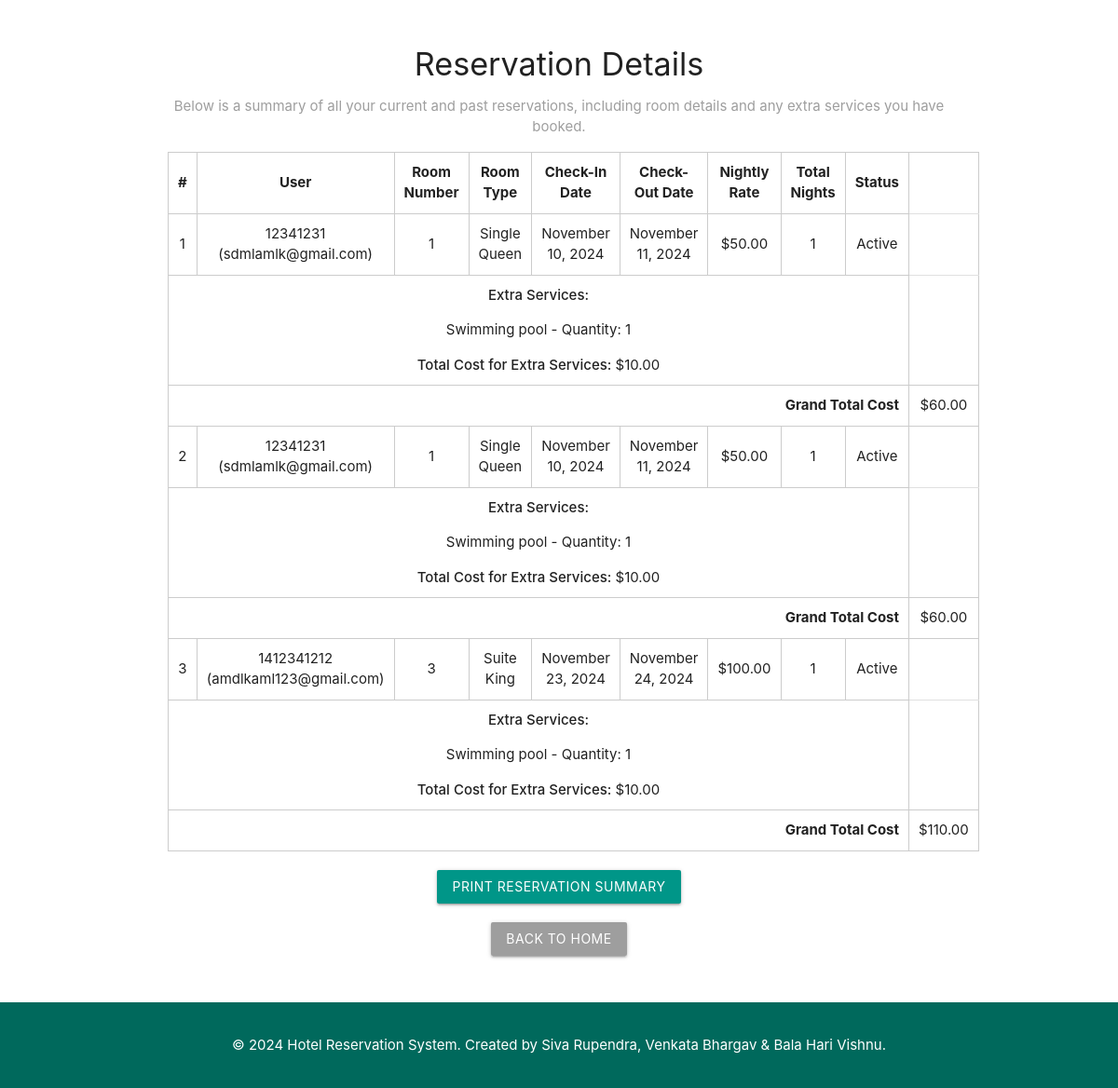
Screenshot of /hotel/customer/bookings/ (signed in) with the database file from the repository.
### hotel_app/models.py (models this page shows, shortened)
class Reservation(models.Model):
    customer = models.ForeignKey('Customer', on_delete=models.CASCADE)  # Customer who made the reservation
    room = models.ForeignKey('Room', on_delete=models.SET_NULL, null=True)  # Room reserved by the customer
    date_in = models.DateField()  # Check-in date
    date_out = models.DateField()  # Check-out date
    total_cost = models.DecimalField(null=True,max_digits=8, decimal_places=2)  # Total cost for the stay
    is_active = models.BooleanField(default=True)  # Status of the reservation
    def calculate_total_nights(self):
        return (self.date_out - self.date_in).days

class Customer(AbstractUser):
    first_name = models.CharField(max_length=60, null=True)  # Customer's first name
    last_name = models.CharField(max_length=30, null=True)  # Customer's last name
    email = models.CharField(max_length=100, null=True)  # Customer's email address
    mobile_number = models.CharField(max_length=12, null=True)  # Customer's contact room_num
    address1 = models.CharField(max_length=255, blank=True)  # Street address, e.g., "123 Main St"
    apt_number = models.CharField(max_length=10, blank=True, null=True)  # Apartment or unit number
    city = models.CharField(max_length=100, blank=True)  # City of residence
    state = models.CharField(max_length=50, blank=True)  # State of residence
    zip_code = models.CharField(max_length=10, blank=True)  # ZIP or postal code
    created_at = models.DateTimeField(default=timezone.now)  # Date and time when the profile was created
    updated_at = models.DateTimeField(auto_now=True)  # Date and time when the profile was last modified
    def __str__(self):
        return f"{self.username} ({self.email})"

class Room(models.Model):
    HOTEL_ROOM_CHOICES = (
        ('SQN', 'Single Queen'),
        ('SKN', 'Single King'),
        ('DQN', 'Double Queen'),
        ('DKN', 'Double King'),
        ('SKS', 'Suite King'),
    )
    room_num = models.CharField(max_length=5, unique=True)  # Unique room number identifier
    room_type = models.CharField(max_length=3, choices=HOTEL_ROOM_CHOICES)  # Type of room, e.g., Single Queen
    room_capacity = models.IntegerField(null=True)  # Maximum number of occupants for the room
    price_per_night = models.DecimalField(max_digits=6, decimal_places=2)  # Nightly rate for the room
    is_available = models.BooleanField(default=True)  # Availability status of the room
    image = models.ImageField(upload_to='room_images/', null=True, blank=True)  # Image of the room
    details = models.TextField(null=True, blank=True)  # Additional room details, if any
    mark_not_active = models.BooleanField(default=False)

class ReservationService(models.Model):
    reservation = models.ForeignKey(Reservation, related_name='reservation_services', on_delete=models.CASCADE, null=True)
    extra_service = models.ForeignKey(Services, on_delete=models.CASCADE, null=True)
    count = models.PositiveIntegerField(default=1)  # Quantity of the service booked
    date_joined = models.DateTimeField(default=timezone.now)  # When the service was added to the reservation
    last_updated = models.DateTimeField(auto_now=True)  # When the reservation service details were last updated

class Services(models.Model):
    name = models.CharField(max_length=100)  # Name of the service, e.g., "Jacuzzi", "Extra Bed"
    rate_per_night = models.DecimalField(max_digits=6, decimal_places=2)  # Cost per night for the service
    created_at = models.DateTimeField(default=timezone.now)  # Date when the service was added to the system
    service_details = models.CharField(max_length=100, null=True)  # Brief description of the service

### hotel_app/views.py (the view)
# urls.py: path('hotel/customer/bookings/', customer_reservations, name='user_bookings'),  # View customer reservations
def customer_reservations(request):
    is_admin = request.user.is_staff  # Check if the user is an admin
    bookings_with_services = get_bookings_with_services(request.user, is_admin=is_admin)
    return render(request, 'reservations.html', {'bookings_with_services': bookings_with_services})

### hotel_app/views.py (called while the page is built)
def get_bookings_with_services(user, is_admin=False):
    bookings = Reservation.objects.all() if is_admin else Reservation.objects.filter(customer=user)
    bookings_with_services = []
    for booking in bookings:
        total_nights = 1
        room_cost = booking.room.price_per_night * total_nights if booking.room else Decimal(0)
        booking_services = booking.reservation_services.all()
        total_service_cost = sum(service.extra_service.rate_per_night * service.count for service in booking_services)
        grand_total = room_cost + total_service_cost
        bookings_with_services.append({
            'booking': booking,
            'booking_services': booking_services,
            'total_service_cost': total_service_cost,
            'grand_total': grand_total
        })
    return bookings_with_services

### hotel_app/templates/reservations.html (shortened to what this page needs)
<!DOCTYPE html>
<html lang="en">
<head>
    <link rel="stylesheet" href="https://cdnjs.cloudflare.com/ajax/libs/materialize/1.0.0/css/materialize.min.css">
</head>
<body>
<div class="container">
    <h4 class="center-align">Reservation Details</h4>
    <p class="center-align grey-text">Below is a summary of all your current and past reservations, including room details and any extra services you have booked.</p>
    {% if bookings_with_services %}
    <table class="highlight centered responsive-table">
        <thead>
            <tr>
                <th>#</th>
                <th>User</th>
                <th>Room Number</th>
                <th>Room Type</th>
                <th>Check-In Date</th>
                <th>Check-Out Date</th>
                <th>Nightly Rate</th>
                <th>Total Nights</th>
                <th>Status</th>
            </tr>
        </thead>
        <tbody>
            {% for booking_info in bookings_with_services %}
            <tr>
                <td>{{ booking_info.booking.pk }}</td>
                <td>{{ booking_info.booking.customer }}</td>
                <td>{{ booking_info.booking.room.room_num }}</td>
                <td>{{ booking_info.booking.room.get_room_type_display }}</td>
                <td>{{ booking_info.booking.date_in|date:"F d, Y" }}</td>
                <td>{{ booking_info.booking.date_out|date:"F d, Y" }}</td>
                <td>${{ booking_info.booking.room.price_per_night }}</td>
                <td>{{ booking_info.booking.calculate_total_nights }}</td>
                <td>{{ booking_info.booking.is_active|yesno:"Active,Inactive" }}</td>
            </tr>
            <tr>
                <td colspan="9">
                    <strong>Extra Services:</strong>
                    <ul>
                        {% for service in booking_info.booking_services %}
                        <li>{{ service.extra_service.name }} - Quantity: {{ service.count }}</li>
                        {% endfor %}
                    </ul>
                    <strong>Total Cost for Extra Services:</strong> ${{ booking_info.total_service_cost }}
                </td>
            </tr>
            <tr>
                <th colspan="9" class="right-align">Grand Total Cost</th>
                <td class="right-align">
                    ${{ booking_info.grand_total }}
                </td>
            </tr>
            {% endfor %}
        </tbody>
    </table>
    {% else %}
    <p class="center-align">Currently, you have no reservations on file. Explore our room offerings and available services to book your next stay with us.</p>
    {% endif %}
    {% if bookings_with_services %}
    <div class="center-align print-button">
        <button class="btn waves-effect waves-light teal" onclick="window.print()">Print Reservation Summary</button>
    </div>
    {% endif %}
    <div class="center-align print-button">
        {% if request.user.is_superuser %}
        <a href="/hotel/admin/home/" class="btn waves-effect waves-light grey" >Back to Home</a>
        {% else %}
             <a href="/hotel/customer/home/" class="btn waves-effect waves-light grey">Back to Home</a>
        {% endif %}
    </div>
</div>
<div class="footer">
    <p>&copy; 2024 Hotel Reservation System. Created by Siva Rupendra, Venkata Bhargav & Bala Hari Vishnu.</p>
</div>
</body>
</html>

### hotel_app/templates/reservations.html (style rules this page uses)
.container { margin-top: 50px; }
table { border: 1px solid #ccc; border-collapse: collapse; }
th, td { border: 1px solid #ccc; padding: 10px; }
tr { margin-bottom: 15px; }
.footer { background-color: #00695c; color: white; padding: 20px 0; text-align: center; margin-top: 50px; }
.print-button { margin-top: 20px; }

### rows the page displays
Reservation: booking.pk "1", booking.customer "12341231 (sdmlamlk@gmail.com)", booking.room.room_num "1", booking.room.room_type "Single Queen", booking.date_in "November 10, 2024", booking.date_out "November 11, 2024", booking.room.price_per_night "50.00", booking.calculate_total_nights "1", booking.is_active "Active", total_service_cost "10.00", grand_total "60.00"
ReservationService: extra_service.name "Swimming pool", count "1"
Reservation: booking.pk "2", booking.customer "12341231 (sdmlamlk@gmail.com)", booking.room.room_num "1", booking.room.room_type "Single Queen", booking.date_in "November 10, 2024", booking.date_out "November 11, 2024", booking.room.price_per_night "50.00", booking.calculate_total_nights "1", booking.is_active "Active", total_service_cost "10.00", grand_total "60.00"
ReservationService: extra_service.name "Swimming pool", count "1"
Reservation: booking.pk "3", booking.customer "1412341212 (amdlkaml123@gmail.com)", booking.room.room_num "3", booking.room.room_type "Suite King", booking.date_in "November 23, 2024", booking.date_out "November 24, 2024", booking.room.price_per_night "100.00", booking.calculate_total_nights "1", booking.is_active "Active", total_service_cost "10.00", grand_total "110.00"
ReservationService: extra_service.name "Swimming pool", count "1"
